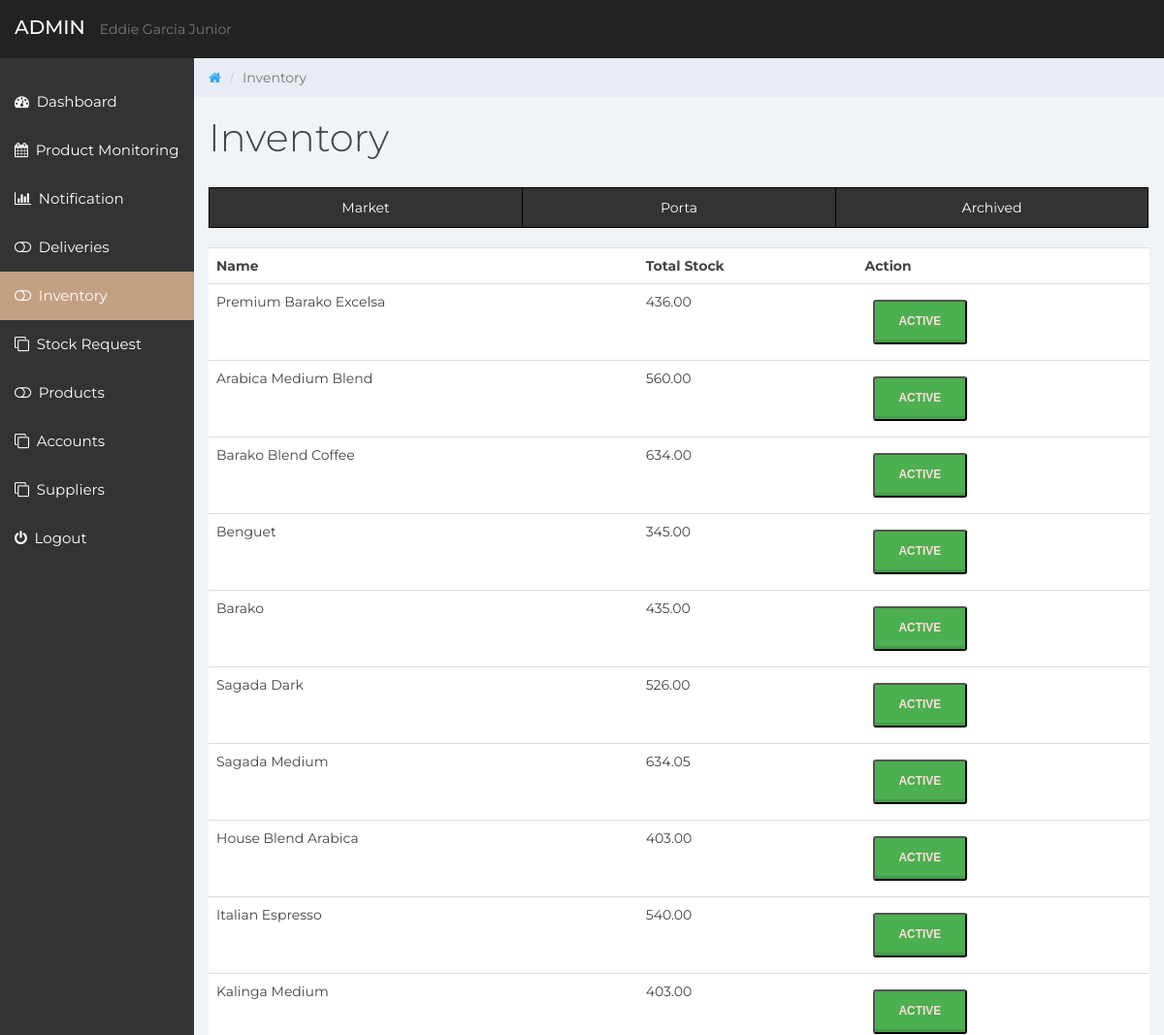
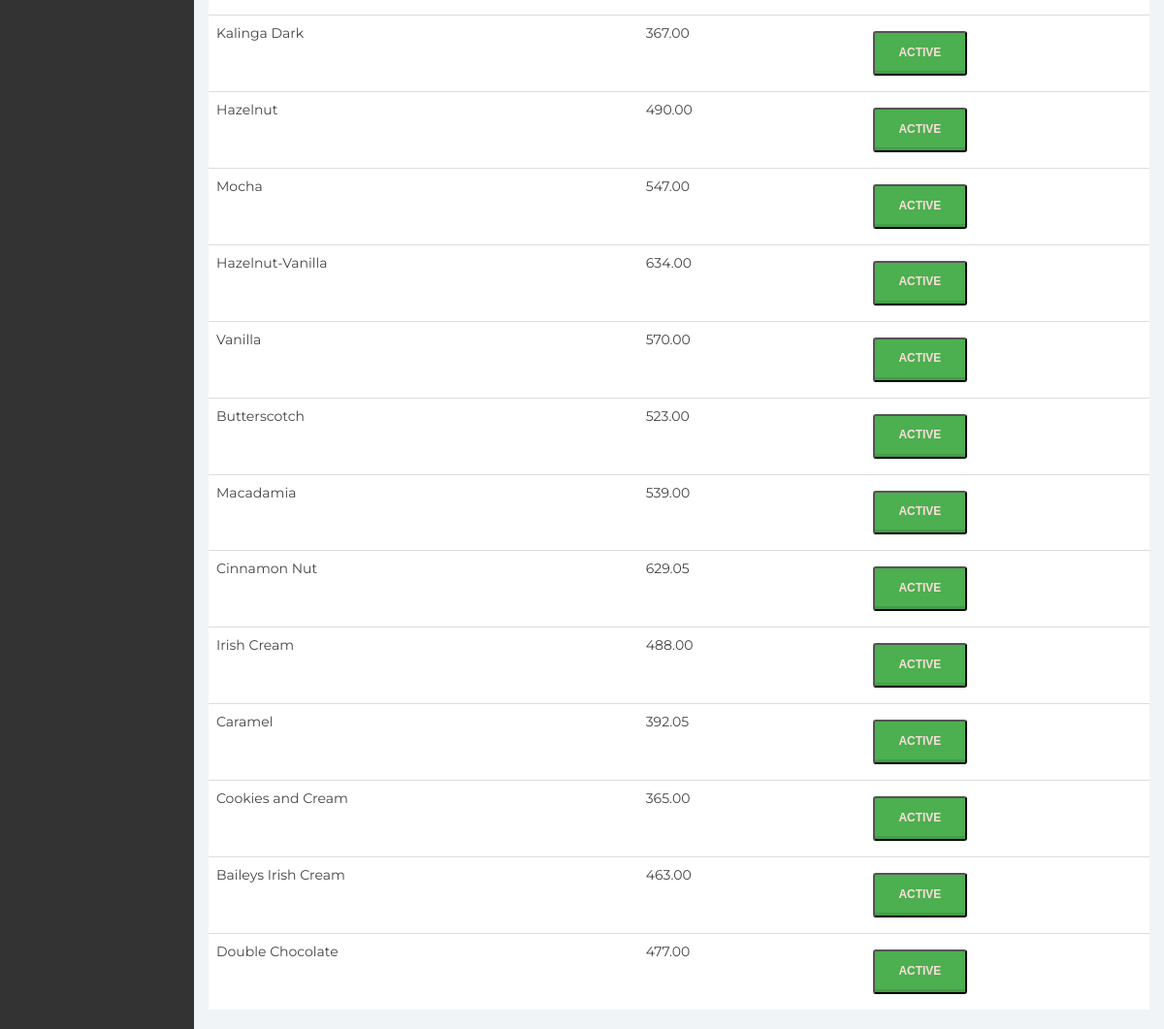
Page /Garciaskape/admin/inventory/inventoryporta.php on the committed database (2 pictures, top to bottom).
### tables this page shows
CREATE TABLE IF NOT EXISTS `stock` (
  `stockid` int(15) UNSIGNED NOT NULL AUTO_INCREMENT,
  `productid` int(15) NOT NULL,
  `quantity` double(10,2) NOT NULL,
  `stockin` double(10,2) NOT NULL,
  `date_in` timestamp NOT NULL,
  `stockout` double(10,2) NOT NULL,
  `date_out` timestamp NOT NULL,
  `branchid` int(15) NOT NULL,
  `accountid` int(15) NOT NULL,
  PRIMARY KEY (`stockid`),
  UNIQUE KEY `stockid_UNIQUE` (`stockid`)
);

CREATE TABLE IF NOT EXISTS `products` (
  `productid` int(15) UNSIGNED NOT NULL AUTO_INCREMENT,
  `productname` varchar(201) NOT NULL,
  `branchid` int(11) NOT NULL,
  `status` varchar(201) DEFAULT NULL,
  PRIMARY KEY (`productid`),
  UNIQUE KEY `productid_UNIQUE` (`productid`)
);

### Garciaskape/admin/inventory/inventoryporta.php (the view, shortened to what this page needs)
<?php include '../includes/connection.php'; ?>
<?php
$sql = "SELECT products.productname, stock.quantity as stock, branch.branchid, products.status
from ((stock left join products on stock.productid = products.productid)
left join branch on stock.branchid = branch.branchid) where branch.branchid = 2  OR branch.branchid = 3; ";
$result = mysqli_query($conn, $sql);
?>
<!DOCTYPE HTML>
<html lang="en">
<head>
	<link href="../css/bootstrap.min.css" rel="stylesheet">
	<link href="../css/font-awesome.min.css" rel="stylesheet">
	<link href="../css/datepicker3.css" rel="stylesheet">
	<link href="../css/styles.css" rel="stylesheet">
	<link href="../css/add.css" rel="stylesheet">
</head>
<body>
	<nav class="navbar navbar-custom navbar-fixed-top" role="navigation">
		<div class="container-fluid">
			<div class="navbar-header">
				<a class="navbar-brand" href="#"><span></span>Admin</a>
					<br>
					<p> Eddie Garcia Junior </p>
			</div>
		</div>
	</nav>
	<div id="sidebar-collapse" class="col-sm-3 col-lg-2 sidebar">
		<ul class="nav menu">
			<li ><a href="../index.php"><em class="fa fa-dashboard">&nbsp;</em> Dashboard</a></li>
			<li ><a href="../product/product.php"><em class="fa fa-calendar">&nbsp;</em> Product Monitoring</a></li>
			<li ><a href="../notification/notification.php"><em class="fa fa-bar-chart">&nbsp;</em> Notification</a></li>
			<li ><a href="../deliveries/adeliveries.php"><em class="fa fa-toggle-off">&nbsp;</em> Deliveries</a></li>
			<li class="active"><a href="../inventory/inventory.php"><em class="fa fa-toggle-off">&nbsp;</em> Inventory</a></li>
			<li><a href="../branch/branch.php"><em class="fa fa-clone">&nbsp;</em> Stock Request </a></li>
		    <li><a href="../product/addproduct.php"><em class="fa fa-toggle-off">&nbsp;</em> Products</a></li>
			<li><a href="../accounts/accounts.php"><em class="fa fa-clone">&nbsp;</em> Accounts </a></li>
			<li><a href="../supplier/addsupplier.php"><em class="fa fa-clone">&nbsp;</em> Suppliers </a></li>
			<li><a href="../../includes/logout.inc.php"><em class="fa fa-power-off">&nbsp;</em> Logout</a></li>
		</ul>
	</div>
	<div class="col-sm-9 col-sm-offset-3 col-lg-10 col-lg-offset-2 main">
		<div class="row">
			<ol class="breadcrumb">
				<li><a href="#">
					<em class="fa fa-home"></em>
				</a></li>
				<li class="active">Inventory</li>
			</ol>
		</div>
		<div class="row">
			<div class="col-lg-12">
				<h1 class="page-header">Inventory</h1>
            </div>
        </div>
        <div class="btn-group" style="width:100%">
  			<button onclick="location.href='inventory.php'"; style="width:33.3%">Market</button>
  			<button onclick="location.href='inventoryporta.php'"; style="width:33.3%">Porta</button>
				<button onclick="location.href='inventoryarchive.php'"; style="width:33.3%">Archived</button>
             </div>
<br>
<br>
    <div class="box-body table-responsive no-padding">
     		<table class="table table-hover">
          <tr>
              <th>Name</th>
              <th>Total Stock</th>
              <th>Action</th>
          </tr>
          <tr>
              <?php
                     If($result->num_rows > 0)
                   {
                     while($row=mysqli_fetch_array($result))
                     {
								?>
                  <td><?php echo $row['productname']; ?></td>
                  <td><?php echo $row['stock']; ?></td>
									<td> <button type="submit" id = "archive" onclick="confirmation() " class="addbtn green " name="archive" > <?php echo $row['status']; ?></button>
								</td>
                     </tr>
                <?php
                }
                }
                 ?>
       </table>
    </div>
		</div>
</body>
</html>

### Garciaskape/admin/css/styles.css (style rules this page uses)
body { background: #f1f4f7; padding-top: 60px; font-size: 14px; color: #444444; font-family: "Montserrat", "Helvetica Neue", Helvetica, Arial, sans-serif; }
p { color: #777; }
a, a:hover, a:focus { color: #30a5ff; }
h1, h2, h3, h4, h5, h6 { color: #444444; }
h1 { font-weight: 300; font-size: 40px; }
.no-padding { padding: 0; margin: 0; }
.navbar-custom { background: #222; height: 60px; }
.navbar-header .navbar-brand { color: #fff; font-size: 20px; text-transform: uppercase; font-weight: 500; height: 60px; padding-top: 18px; }
.navbar { border: 0; }
.sidebar { display: block; padding: 0; display: none; box-shadow: none; background: #333333; }
.sidebar ul { margin: 20px 0px; }
@media (min-width: 768px) { .sidebar { display: block; position: fixed; top: 60px; bottom: 0; left: 0; z-index: 1000; display: block; margin: 0; padding: 0; overflow-x: hidden; overflow-y: auto; } }
@media (min-width: 768px) { .navbar-header { width: 100%; } }
.sidebar ul.nav .active a, .sidebar ul.nav li.parent a.active, .sidebar ul.nav .active > a:hover, .sidebar ul.nav li.parent a.active:hover, .sidebar ul.nav .active > a:focus, .sidebar ul.nav li.parent a.active:focus { color: #fff; background-color: #C2A183; }
.sidebar ul.nav li a { height: 50px; font-size: 15px; line-height: 2em; color: #FFFFFF; }
.breadcrumb { border-radius: 0; padding: 10px 15px 10px 15px; background: #e9ecf2; margin: 0; }
h1.page-header { margin-top: 20px; border-bottom: 0; }
.table { background: #fff; }
th, td { text-align: left; padding: 8px; }

### Garciaskape/admin/css/add.css (style rules this page uses)
.btn-group button { background-color: #333333; border: 1px solid black; color: white; padding: 10px 24px; cursor: pointer; float: left; position: relative; display: inline-block; }
.btn-group:after { content: ""; clear: both; display: table; }
.btn-group button:not(:last-child) { border-right: none; }
.addbtn { padding: 1em 2.1em 1.1em; border-radius: 3px; margin: 8px 8px 8px 8px; color: #fbdedb; background-color: #fbdedb; display: inline-block; -webkit-transition: 0.3s; -moz-transition: 0.3s; -o-transition: 0.3s; transition: 0.3s; font-family: sans-serif; font-weight: 800; font-size: .85em; text-transform: uppercase; text-align: center; text-decoration: none; -webkit-box-shadow: 0em -0.3rem 0em rgba(0, 0, 0, 0.1) inset; -moz-box-shadow: 0em -0.3rem 0em rgba(0, 0, 0, 0.1) inset; box-shadow: 0em -0.3rem 0em rgba(0, 0, 0, 0.1) inset; position: relative; }
.green { background-color: #4caf50; }

### rows in the picture
stock: productid.productname "Premium Barako Excelsa", quantity "436.00", productid.status "ACTIVE"
stock: productid.productname "Arabica Medium Blend", quantity "560.00", productid.status "ACTIVE"
stock: productid.productname "Barako Blend Coffee", quantity "634.00", productid.status "ACTIVE"
stock: productid.productname "Benguet", quantity "345.00", productid.status "ACTIVE"
stock: productid.productname "Barako", quantity "435.00", productid.status "ACTIVE"
stock: productid.productname "Sagada Dark", quantity "526.00", productid.status "ACTIVE"
stock: productid.productname "Sagada Medium", quantity "634.05", productid.status "ACTIVE"
stock: productid.productname "House Blend Arabica", quantity "403.00", productid.status "ACTIVE"
stock: productid.productname "Italian Espresso", quantity "540.00", productid.status "ACTIVE"
stock: productid.productname "Kalinga Medium", quantity "403.00", productid.status "ACTIVE"
stock: productid.productname "Kalinga Dark", quantity "367.00", productid.status "ACTIVE"
stock: productid.productname "Hazelnut", quantity "490.00", productid.status "ACTIVE"
stock: productid.productname "Mocha", quantity "547.00", productid.status "ACTIVE"
stock: productid.productname "Hazelnut-Vanilla", quantity "634.00", productid.status "ACTIVE"
stock: productid.productname "Vanilla", quantity "570.00", productid.status "ACTIVE"
stock: productid.productname "Butterscotch", quantity "523.00", productid.status "ACTIVE"
stock: productid.productname "Macadamia", quantity "539.00", productid.status "ACTIVE"
stock: productid.productname "Cinnamon Nut", quantity "629.05", productid.status "ACTIVE"
stock: productid.productname "Irish Cream", quantity "488.00", productid.status "ACTIVE"
stock: productid.productname "Caramel", quantity "392.05", productid.status "ACTIVE"
stock: productid.productname "Cookies and Cream", quantity "365.00", productid.status "ACTIVE"
stock: productid.productname "Baileys Irish Cream", quantity "463.00", productid.status "ACTIVE"
stock: productid.productname "Double Chocolate", quantity "477.00", productid.status "ACTIVE"
